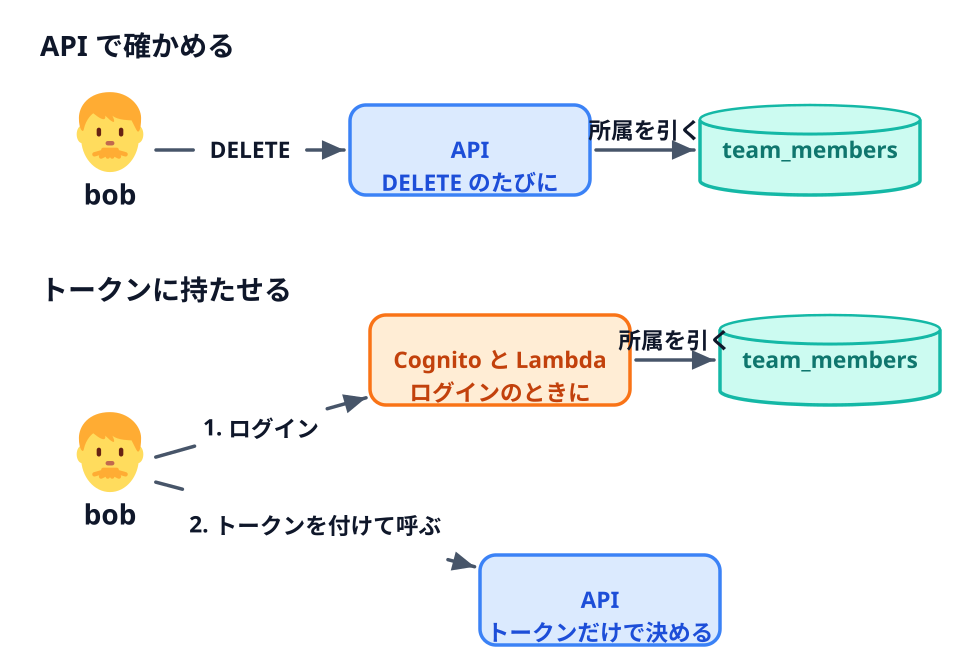

Write Python code to recreate this figure.
"""08-01「2 つの方法の概要」の図。

上: API で確かめる。リクエストのたびに API が team_members を引く。
下: トークンに持たせる。ログインのときに Lambda が所属を調べてアクセストークンに載せ、API はトークンだけで決める。
スキーマ: 2 段の SOURCE-PATH-GOAL を並べる。
"""

import os
import sys

sys.path.insert(0, os.path.expanduser("~/.claude/skills/genfig"))
from genfig import Canvas  # noqa: E402

c = Canvas(960, 660)

c.text(40, 56, "API で確かめる", scale="heading", align="left")
b1 = c.node(110, 150, "bob", emoji_cp="1f468")  # 👨
api1 = c.node(470, 150, "API\nDELETE のたびに", shape="square", color="blue",
              w=240, h=90, label_scale="label")
db1 = c.node(810, 150, "team_members", shape="cylinder", color="teal",
             w=220, h=90, label_scale="label")
c.link(b1, api1, label="DELETE")
c.link(api1, db1, label="所属を引く")

c.text(40, 300, "トークンに持たせる", scale="heading", align="left")
b2 = c.node(110, 470, "bob", emoji_cp="1f468")  # 👨
cognito = c.node(500, 360, "Cognito と Lambda\nログインのときに", shape="square",
                 color="orange", w=260, h=90, label_scale="label")
db2 = c.node(830, 360, "team_members", shape="cylinder", color="teal",
             w=220, h=90, label_scale="label")
api2 = c.node(600, 600, "API\nトークンだけで決める", shape="square", color="blue",
              w=240, h=90, label_scale="label")
c.link(b2, cognito, label="1. ログイン")
c.link(cognito, db2, label="所属を引く")
c.link(b2, api2, label="2. トークンを付けて呼ぶ")

c.save("01-overview.svg")
